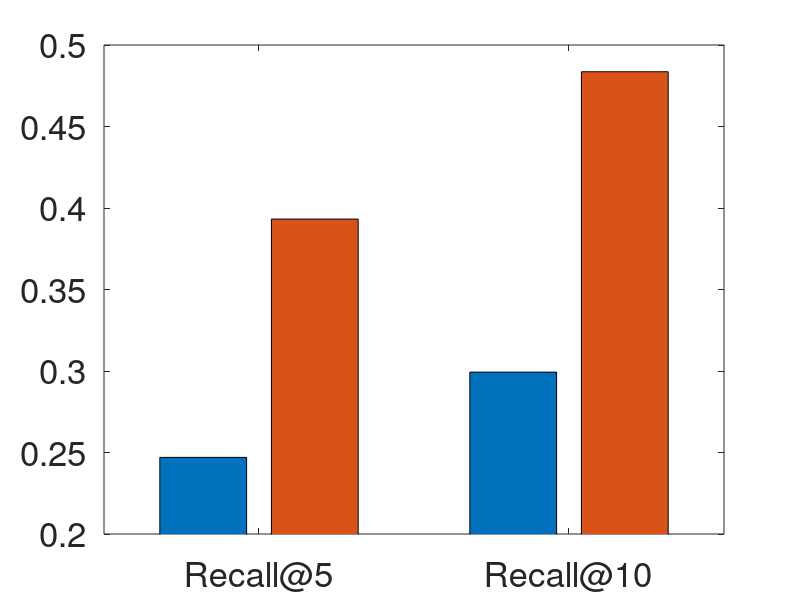

Source code (MATLAB): (Note: this script raises an error after producing the figure.)
X=[0.2470 0.3932;0.2993 0.4836];

figure('units','normalized','position',[0.1,0.4,0.6,0.5]);
% grid on;
hold on;

bar(X,'grouped');

set(gca,'ylim',[0.2 0.5]);
set(gca,'XTickLabel',{'Recall@5','Recall@10'});
set(gca,'XTick',[1 2 3 4]);
set(gca,'FontSize',25);
% set(gca,'YTickLabel',{'0.25','0.3','0.35','0.4','0.45','0.5','0.55','0.6'});
% set(gca,'YTick',[0.25 0.3 0.35 0.4 0.45 0.5 0.55 0.6]);
box on;

% xlabel('Methods','fontsize',15);
% ylabel('Recall@10','fontsize',15);

legend('Snaff','MATAR-fast',2);

set(legend,'fontweight','bold');